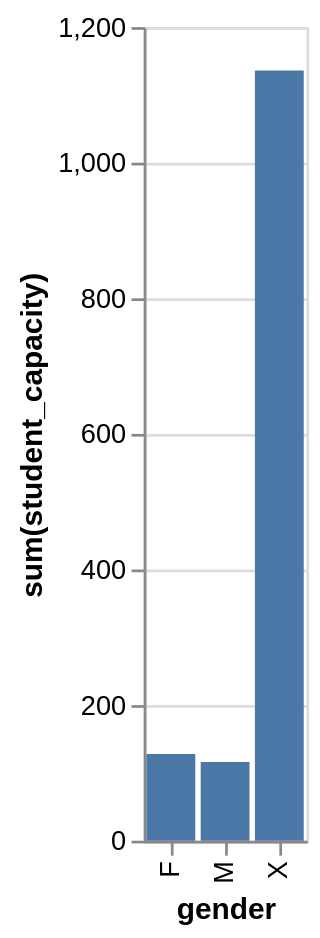

Vega-Lite specification for this chart:
### Vega-Lite specification from a JSON file in a GitHub repository (floating-point values rounded to 4 significant figures)
{"data": {"values": [{"x_data": "F", "y_data": 128}, {"x_data": "M", "y_data": 116}, {"x_data": "X", "y_data": 1136}]}, "mark": "bar", "encoding": {"x": {"field": "x_data", "type": "nominal", "title": "gender", "sort": "ascending"}, "y": {"field": "y_data", "type": "quantitative", "title": "sum(student_capacity)"}}}
